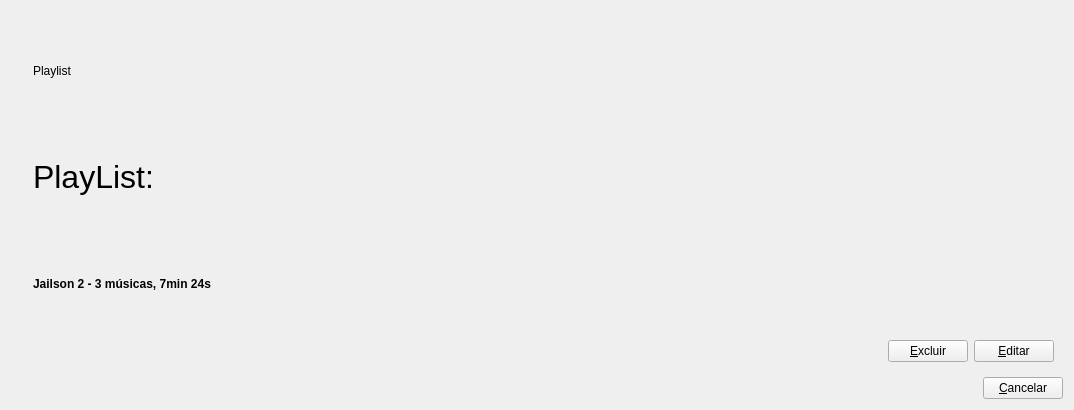
<?xml version="1.0" encoding="UTF-8"?>
<ui version="4.0">
 <class>UiPlaylist</class>
 <widget class="QWidget" name="UiPlaylist">
  <property name="geometry">
   <rect>
    <x>0</x>
    <y>0</y>
    <width>1074</width>
    <height>410</height>
   </rect>
  </property>
  <property name="windowTitle">
   <string>Form</string>
  </property>
  <layout class="QVBoxLayout" name="verticalLayout">
   <item>
    <layout class="QHBoxLayout" name="horizontalLayout">
     <item>
      <widget class="QLabel" name="label">
       <property name="text">
        <string/>
       </property>
       <property name="pixmap">
        <pixmap resource="icons.qrc">:/resources/images/png/playlist.png</pixmap>
       </property>
      </widget>
     </item>
     <item>
      <widget class="QStackedWidget" name="stackedWidget">
       <property name="frameShape">
        <enum>QFrame::NoFrame</enum>
       </property>
       <property name="currentIndex">
        <number>0</number>
       </property>
       <widget class="QWidget" name="pageView">
        <layout class="QVBoxLayout" name="verticalLayout_2">
         <item>
          <widget class="QLabel" name="label_2">
           <property name="text">
            <string>Playlist</string>
           </property>
          </widget>
         </item>
         <item>
          <widget class="QLabel" name="lblPlaylistNome">
           <property name="font">
            <font>
             <pointsize>24</pointsize>
            </font>
           </property>
           <property name="text">
            <string>PlayList: </string>
           </property>
          </widget>
         </item>
         <item>
          <widget class="QLabel" name="lblInfo">
           <property name="font">
            <font>
             <weight>75</weight>
             <bold>true</bold>
            </font>
           </property>
           <property name="text">
            <string>Jailson 2 - 3 músicas, 7min 24s </string>
           </property>
          </widget>
         </item>
         <item>
          <layout class="QHBoxLayout" name="horizontalLayout_3">
           <item>
            <spacer name="horizontalSpacer_2">
             <property name="orientation">
              <enum>Qt::Horizontal</enum>
             </property>
             <property name="sizeHint" stdset="0">
              <size>
               <width>40</width>
               <height>20</height>
              </size>
             </property>
            </spacer>
           </item>
           <item>
            <widget class="QPushButton" name="btnExcluir">
             <property name="text">
              <string>&amp;Excluir</string>
             </property>
             <property name="shortcut">
              <string>Alt+C</string>
             </property>
            </widget>
           </item>
           <item>
            <widget class="QPushButton" name="btnEditar">
             <property name="text">
              <string>&amp;Editar</string>
             </property>
            </widget>
           </item>
          </layout>
         </item>
        </layout>
       </widget>
       <widget class="QWidget" name="pageEdit">
        <layout class="QVBoxLayout" name="verticalLayout_4">
         <item>
          <layout class="QVBoxLayout" name="verticalLayout_3">
           <item>
            <spacer name="verticalSpacer_2">
             <property name="orientation">
              <enum>Qt::Vertical</enum>
             </property>
             <property name="sizeHint" stdset="0">
              <size>
               <width>20</width>
               <height>40</height>
              </size>
             </property>
            </spacer>
           </item>
           <item>
            <widget class="QLabel" name="lblDescricao">
             <property name="text">
              <string>Nome da PlayList</string>
             </property>
            </widget>
           </item>
           <item>
            <widget class="QLineEdit" name="edtNome">
             <property name="font">
              <font>
               <pointsize>20</pointsize>
              </font>
             </property>
             <property name="maxLength">
              <number>30</number>
             </property>
             <property name="placeholderText">
              <string>Nome da playlist</string>
             </property>
            </widget>
           </item>
           <item>
            <widget class="QLabel" name="lblDescricao_2">
             <property name="text">
              <string>Descrição</string>
             </property>
            </widget>
           </item>
           <item>
            <widget class="QLineEdit" name="edtDescricao">
             <property name="font">
              <font>
               <pointsize>20</pointsize>
              </font>
             </property>
             <property name="maxLength">
              <number>100</number>
             </property>
             <property name="placeholderText">
              <string>Descricao</string>
             </property>
            </widget>
           </item>
          </layout>
         </item>
         <item>
          <spacer name="verticalSpacer">
           <property name="orientation">
            <enum>Qt::Vertical</enum>
           </property>
           <property name="sizeHint" stdset="0">
            <size>
             <width>20</width>
             <height>40</height>
            </size>
           </property>
          </spacer>
         </item>
         <item>
          <layout class="QHBoxLayout" name="horizontalLayout_4">
           <item>
            <spacer name="horizontalSpacer_3">
             <property name="orientation">
              <enum>Qt::Horizontal</enum>
             </property>
             <property name="sizeHint" stdset="0">
              <size>
               <width>40</width>
               <height>20</height>
              </size>
             </property>
            </spacer>
           </item>
           <item>
            <widget class="QPushButton" name="btnSalvar">
             <property name="text">
              <string>&amp;Salvar</string>
             </property>
            </widget>
           </item>
          </layout>
         </item>
        </layout>
       </widget>
      </widget>
     </item>
    </layout>
   </item>
   <item>
    <layout class="QHBoxLayout" name="horizontalLayout_2">
     <item>
      <spacer name="horizontalSpacer">
       <property name="orientation">
        <enum>Qt::Horizontal</enum>
       </property>
       <property name="sizeHint" stdset="0">
        <size>
         <width>40</width>
         <height>20</height>
        </size>
       </property>
      </spacer>
     </item>
     <item>
      <widget class="QPushButton" name="btnCancelar">
       <property name="text">
        <string>&amp;Cancelar</string>
       </property>
       <property name="shortcut">
        <string>Alt+C</string>
       </property>
      </widget>
     </item>
    </layout>
   </item>
  </layout>
 </widget>
 <resources>
  <include location="icons.qrc"/>
 </resources>
 <connections/>
</ui>
